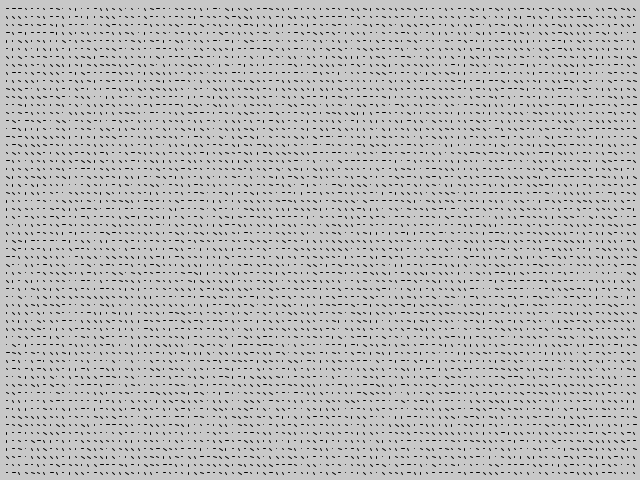
Frame 1 (no input)
Frame 60 (the mouse pressed at the canvas centre just before this capture): identical to frame 1, image omitted
Frame 120 (the mouse held since frame 60 and released just before this capture): identical to frame 1, image omitted

The Processing sketch that drew this single still picture (run headless with seeded random() and noise(); from frame 60 on, the mouse is pressed at the canvas centre):

// Processing sketch: processing_12518
// ── processing_12518.pde

int mouseXit = 102;
int mouseYit = 60;


void setup() {

  size (640, 480);
  background (200, 18);
    patternIt();
}


void draw() {
//background (200, 18);

}

void patternIt() {

  for (int j = 1; j < mouseYit; j = j + 1) {
    for (int i = 1; i < mouseXit; i = i + 1) {
      line ((map(i, 0, mouseXit, 0, width)), map(j, 0, mouseYit, 0, height),
      (map(i, 0, mouseXit, 0, width)+mouseX)+random(0,3), ((map(j, 0, mouseYit, 0, height)) +mouseY)+ random(0, 3));
    }
  }
}


void keyPressed() {
  if (key == ' ') {
    setup();
  }
}

void mouseMoved() {
  mouseYit = floor(map( mouseX, 0, width, 0, 40));
  mouseXit = floor(map( mouseY, 0, height, 0, 40));
  patternIt();
}
